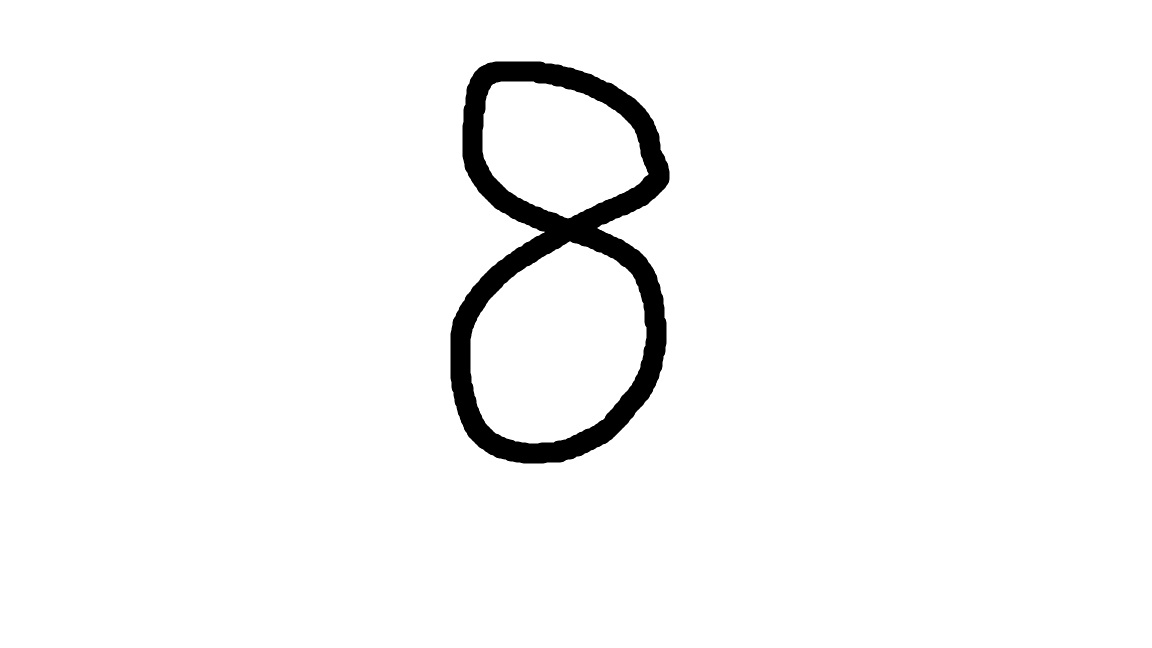
#> input picture Lab8/image.jpg, 1152 x 648 px
$ python -i Lab8_predict.py   (imports and definitions only)
#> lines starting #> are read from the running program, lines starting #| are printed output that depends on the picture; after the words box and inside, x2 and y2 are one past the last pixel; in counts of white or black regions, pixels touching at a corner belong together
import cv2
import numpy as np
import ai_edge_litert.interpreter as tflite
import os

# 載入 TFLite 模型
# [1 line that did not run here, left out]
# [1 line not run here, left out]

# 取得輸入與輸出節點的詳細規格
# [1 line that did not run here, left out]
# [1 line that did not run here, left out]

def preprocess_and_predict(image_path):
    # 影像預處理 (灰階 -> 二值化反轉 -> 自動裁切 -> 縮放)
#> called with image_path = 'image.jpg'
    img = cv2.imread(image_path, cv2.IMREAD_GRAYSCALE)
#> img is the input picture: shape (648, 1152); min 0, max 255, mean 246.6
    if img is None:
        print("無法讀取圖片")
        return

    # 用 OTSU 自動計算門檻，避免固定 127 導致太暗或太亮時失敗
    _, thresh = cv2.threshold(img, 0, 255, cv2.THRESH_BINARY_INV + cv2.THRESH_OTSU)
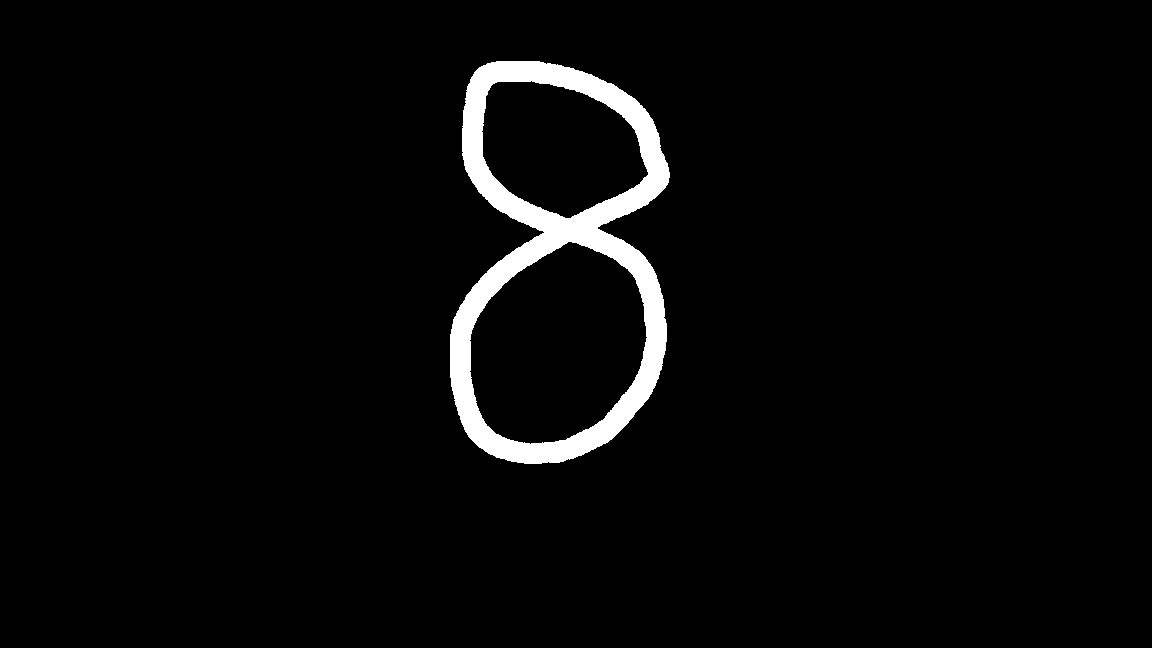
#> thresh: shape (648, 1152); 3.3% white; 1 white region
    contours, _ = cv2.findContours(thresh, cv2.RETR_EXTERNAL, cv2.CHAIN_APPROX_SIMPLE)
#> contours = 1 contour; box (x1, y1, x2, y2) and area: (450, 61, 670, 464) 67464

    if len(contours) > 0:
        c = max(contours, key=cv2.contourArea)
#> c = contour of 542 points, box (x1, y1, x2, y2) (450, 61, 670, 464), area 67464
        x, y, w, h = cv2.boundingRect(c)
#> x = 450; y = 61; w = 220; h = 403
        crop = thresh[y:y+h, x:x+w]
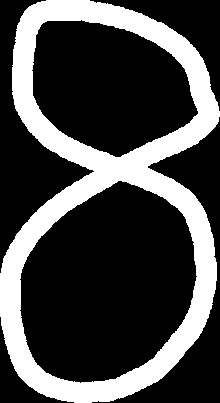
#> crop: shape (403, 220); 28.1% white; 1 white region, box (x1, y1, x2, y2) and area: (0, 0, 220, 403) 24883

        # 建立全黑正方形畫布將數字置中，防止瘦長或寬扁的數字在縮放時拉伸變形
        max_side = max(w, h)
#> max_side = 403
        pad = int(max_side * 0.25)  # 保持原邏輯比例的適當留白
#> pad = 100
        canvas_size = max_side + 2 * pad
#> canvas_size = 603
        crop_padded = np.zeros((canvas_size, canvas_size), dtype=np.uint8)

        # 計算置中座標並將裁切數字貼上
        offset_y = pad + (max_side - h) // 2
#> offset_y = 100
        offset_x = pad + (max_side - w) // 2
#> offset_x = 191
        crop_padded[offset_y:offset_y+h, offset_x:offset_x+w] = crop
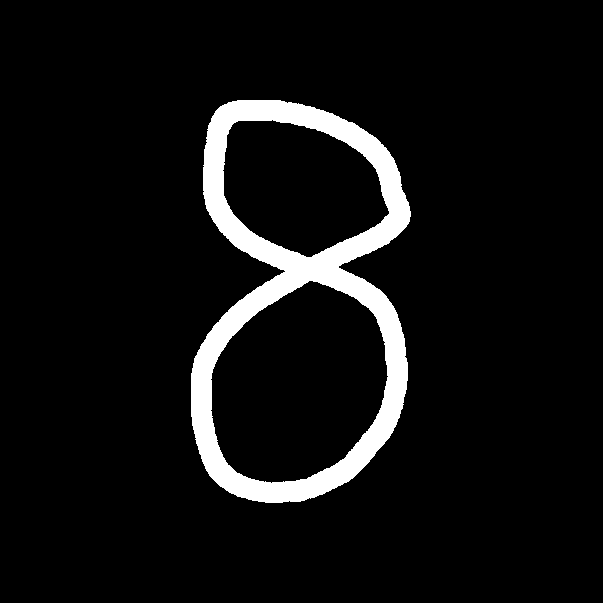
#> crop_padded: shape (603, 603); 6.8% white; 1 white region, box (x1, y1, x2, y2) and area: (191, 100, 411, 503) 24883
    else:
        crop_padded = thresh

    resized = cv2.resize(crop_padded, (28, 28), interpolation=cv2.INTER_AREA)
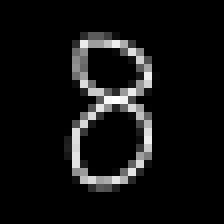
#> resized: shape (28, 28) (shown 8 times larger); min 0, max 255, mean 17.5

    # 資料標準化與形狀調整 (1, 28, 28, 1)
    normalized = resized.astype('float32') / 255.0
    final_input = np.expand_dims(normalized, axis=0)
    final_input = np.expand_dims(final_input, axis=-1)

    # 使用 TFLite 進行推論
#> (the run stopped early here; a loop or call above may not have finished)
